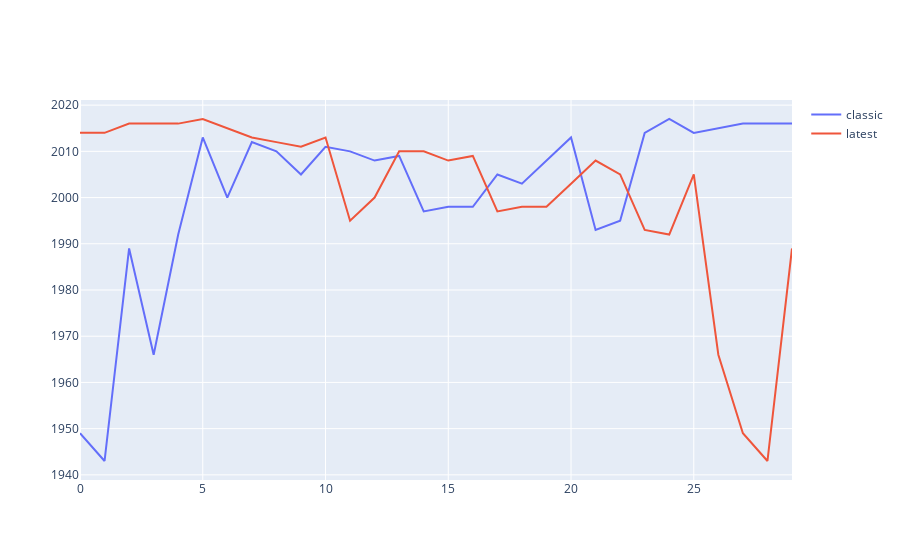

The notebook cell saved with this chart:
### Markdown cell above
### Ben Affleck vs Adam West
If we search for `batman`, how do the results compare?  Since the `classic` model prefered old movies it has old movies in the top position, and the opposite is true for the `latest` model.  To continue learning LTR, brainstorm more features and generate some real judgments for real queries.

### Code cell
import ltr.release_date_plot as rdp
rdp.plot(client, 'batman')

### Figure 1 — Plotly figure (JSON) as saved in the notebook; plotly's stock layout.template omitted (floating-point values rounded to 4 significant figures)
{"data": [{"mode": "lines", "name": "classic", "text": ["Batman and Robin (1.7170436)", "Batman (1.5719552)", "Batman (-3.9741955)", "Batman (-4.0436997)", "Batman Returns (-4.0865974)", "Batman: The Dark Knight Returns, Part 2 (-4.1983223)", "Batman Beyond: Return of the Joker (-4.1983223)", "Batman: The Dark Knight Returns, Part 1 (-4.1983223)", "Batman: Under the Red Hood (-4.1983223)", "Batman Begins (-4.1983223)", "Batman: Year One (-4.1983223)", "Superman/Batman: Apocalypse (-4.1983223)", "Batman: Gotham Knight (-4.1983223)", "Superman/Batman: Public Enemies (-4.1983223)", "Batman & Robin (-4.1983223)", "Batman & Mr. Freeze: SubZero (-4.1983223)", "The Batman Superman Movie: World's Finest (-4.1983223)", "The Batman vs Dracula (-4.1983223)", "Batman: Mystery of the Batwoman (-4.1983223)", "Batman Unmasked: The Psychology of the Dark Knight (-4.1983223)", "Lego Batman: The Movie - DC Super Heroes Unite (-4.1983223)", "Batman: Mask of the Phantasm (-4.2909575)", "Batman Forever (-4.3057265)", "Batman: Assault on Arkham (-4.346151)", "The Lego Batman Movie (-4.346151)", "Son of Batman (-4.346151)", "Batman vs. Robin (-4.346151)", "Batman: Bad Blood (-4.346151)", "Batman: The Killing Joke (-4.346151)", "Batman v Superman: Dawn of Justice (-4.346151)"], "type": "scatter", "x": [0, 1, 2, 3, 4, 5, 6, 7, 8, 9, 10, 11, 12, 13, 14, 15, 16, 17, 18, 19, 20, 21, 22, 23, 24, 25, 26, 27, 28, 29], "y": [1949, 1943, 1989, 1966, 1992, 2013, 2000, 2012, 2010, 2005, 2011, 2010, 2008, 2009, 1997, 1998, 1998, 2005, 2003, 2008, 2013, 1993, 1995, 2014, 2017, 2014, 2015, 2016, 2016, 2016]}, {"mode": "lines", "name": "latest", "text": ["Batman: Assault on Arkham (6.3971395)", "Son of Batman (6.3971395)", "Batman: Bad Blood (1.3710802)", "Batman: The Killing Joke (1.3710802)", "Batman v Superman: Dawn of Justice (1.3710802)", "The Lego Batman Movie (1.371054)", "Batman vs. Robin (1.3710033)", "Batman: The Dark Knight Returns, Part 2 (0.959237)", "Batman: The Dark Knight Returns, Part 1 (0.959237)", "Batman: Year One (0.959237)", "Lego Batman: The Movie - DC Super Heroes Unite (0.959237)", "Batman Forever (-4.26494)", "Batman Beyond: Return of the Joker (-4.2649403)", "Batman: Under the Red Hood (-4.2649403)", "Superman/Batman: Apocalypse (-4.2649403)", "Batman: Gotham Knight (-4.2649403)", "Superman/Batman: Public Enemies (-4.2649403)", "Batman & Robin (-4.2649403)", "Batman & Mr. Freeze: SubZero (-4.2649403)", "The Batman Superman Movie: World's Finest (-4.2649403)", "Batman: Mystery of the Batwoman (-4.2649403)", "Batman Unmasked: The Psychology of the Dark Knight (-4.2649403)", "Batman Begins (-4.2649407)", "Batman: Mask of the Phantasm (-4.2649407)", "Batman Returns (-4.2649407)", "The Batman vs Dracula (-4.2649407)", "Batman (-4.381904)", "Batman and Robin (-4.3819046)", "Batman (-4.3819046)", "Batman (-4.382803)"], "type": "scatter", "x": [0, 1, 2, 3, 4, 5, 6, 7, 8, 9, 10, 11, 12, 13, 14, 15, 16, 17, 18, 19, 20, 21, 22, 23, 24, 25, 26, 27, 28, 29], "y": [2014, 2014, 2016, 2016, 2016, 2017, 2015, 2013, 2012, 2011, 2013, 1995, 2000, 2010, 2010, 2008, 2009, 1997, 1998, 1998, 2003, 2008, 2005, 1993, 1992, 2005, 1966, 1949, 1943, 1989]}], "layout": {}}
